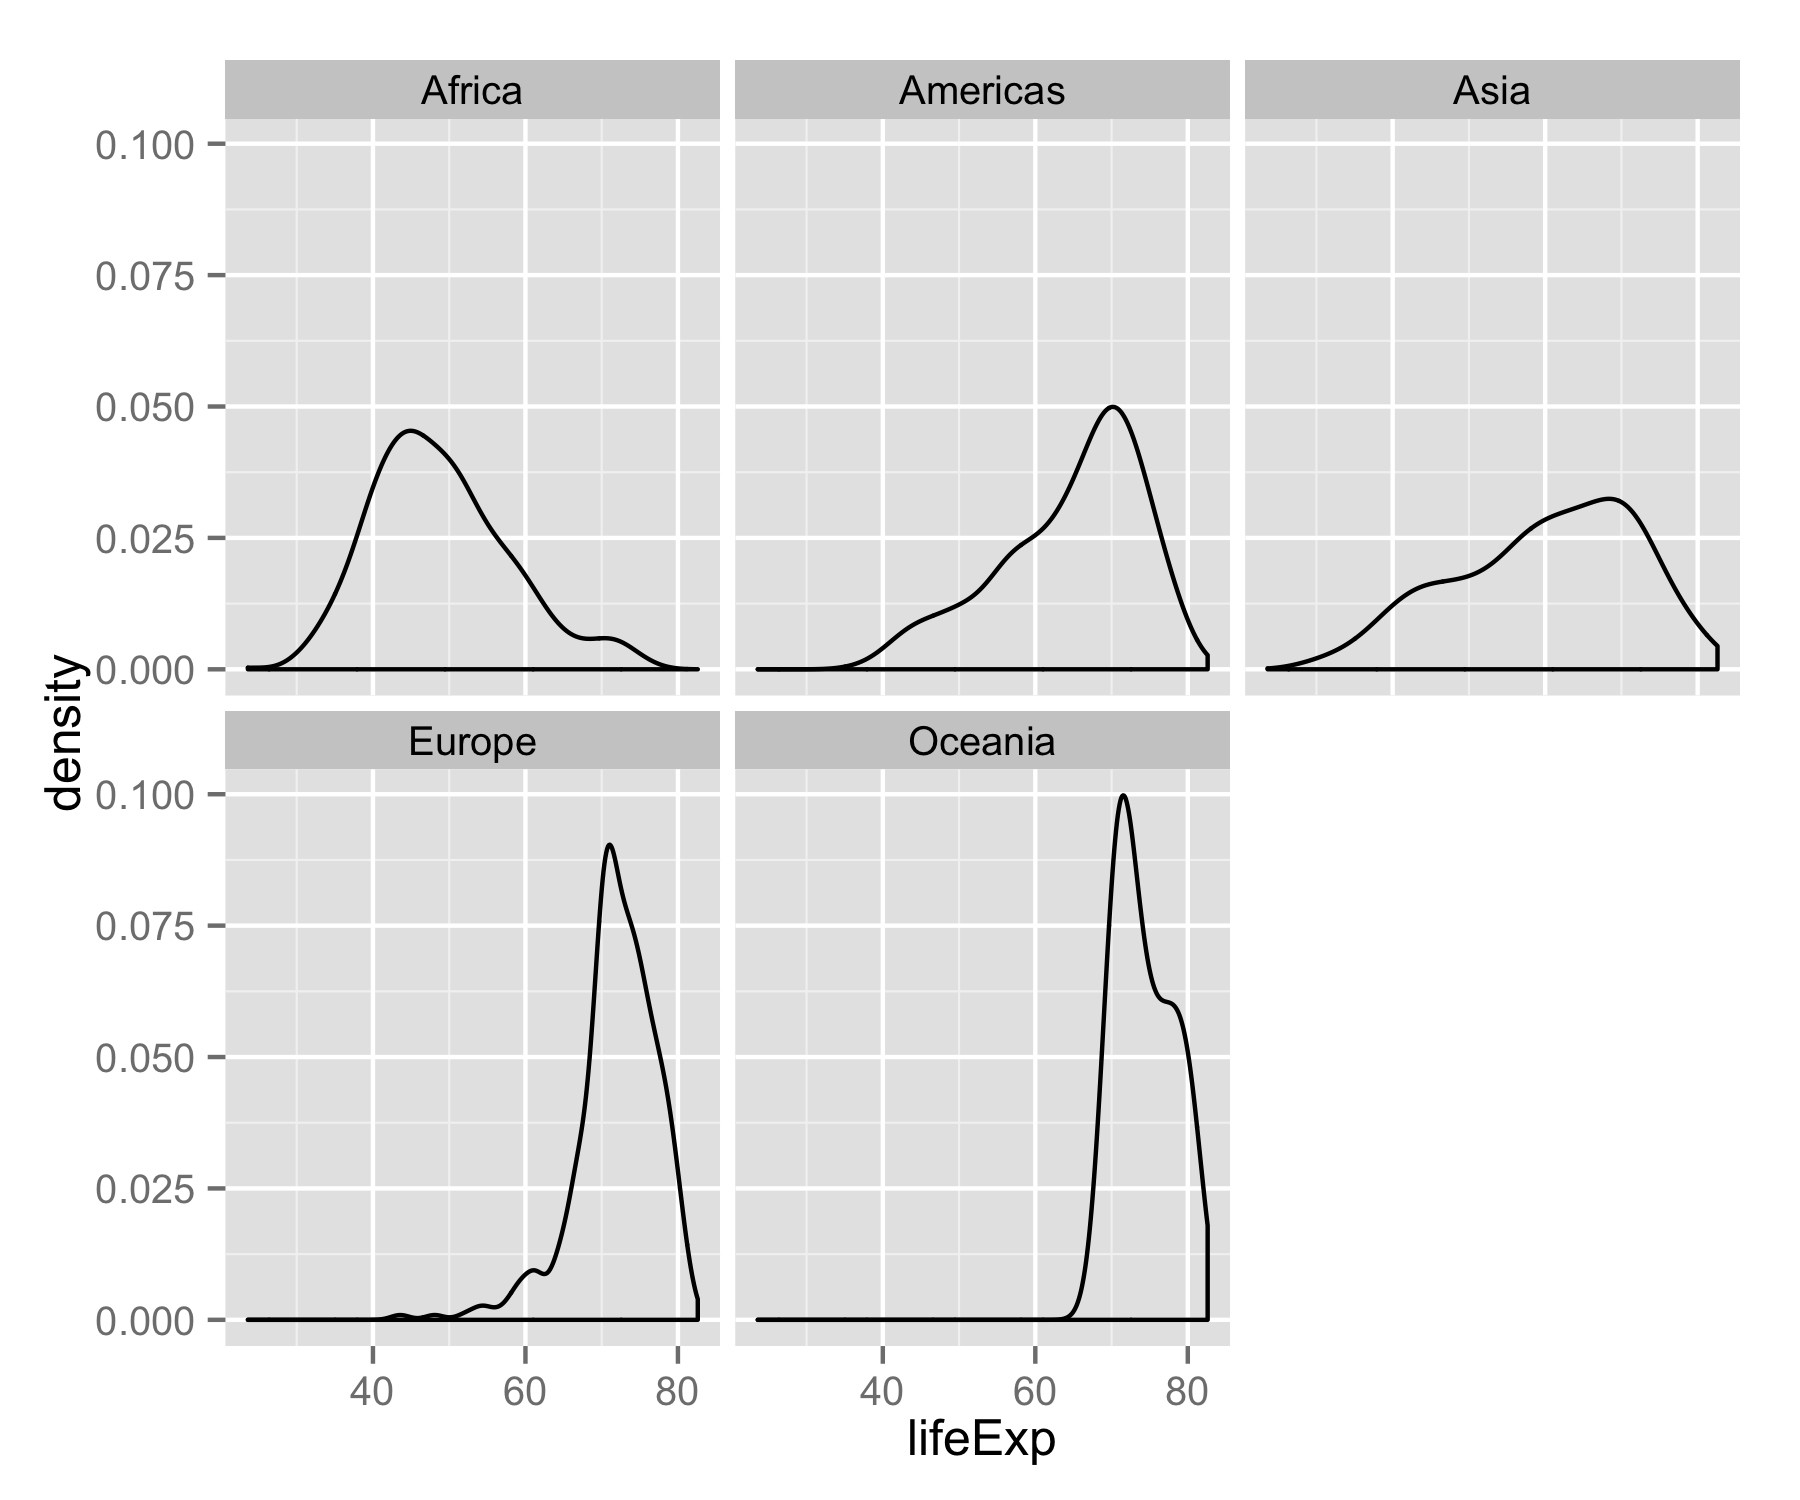

The script that saved this image:
#' ---
#' title: DENSITYPLOT FACET BY CONTINENT
#' ---

library(ggplot2)

this_base <- "0030_densityplot-facet-by-continent"

## use an excerpt of the Gapminder data
## prepared and posted by Jenny Bryan for use in teaching
gDat_url <- "http://tiny.cc/gapminder"
gDat <- read.delim(file = gDat_url)
str(gDat)

p <- ggplot(gDat, aes(x = lifeExp)) + 
  geom_density() + 
  facet_wrap(~ continent)

p

ggsave(paste0(this_base, ".png"), p, width = 6, height = 5)
